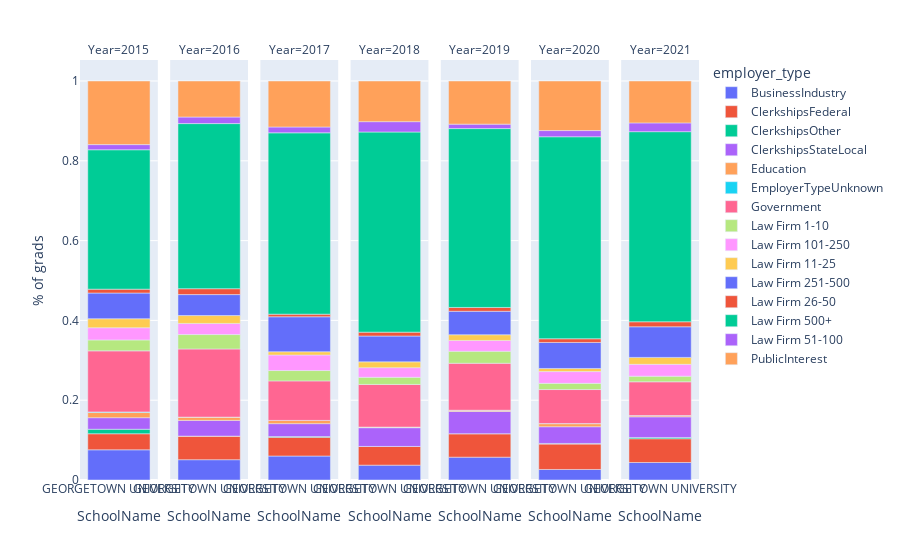

Write notebook code for a chart like this one.
### Code cell
employer = pd.read_csv("employerClean.csv")
employer

employerPlotData = employer[(employer.SchoolName.isin(schoolinput)) & 
                                (employer.Year.isin(yearinputs)) &
                                (employer.term.isin(terminputs)) &
                                (employer.time.isin(timeinputs))].copy()
employerPlotData = employerPlotData.groupby(['SchoolName', 'Year', 'employer_type'], as_index = False).agg({'number_grads': 'sum'})
employerPlotData['% of grads'] = employerPlotData['number_grads']/employerPlotData.groupby(['SchoolName','Year'])['number_grads'].transform('sum')
employer_comparison = px.bar(employerPlotData,
              x='SchoolName', y='% of grads', color = 'employer_type', 
             facet_col="Year")
employer_comparison
